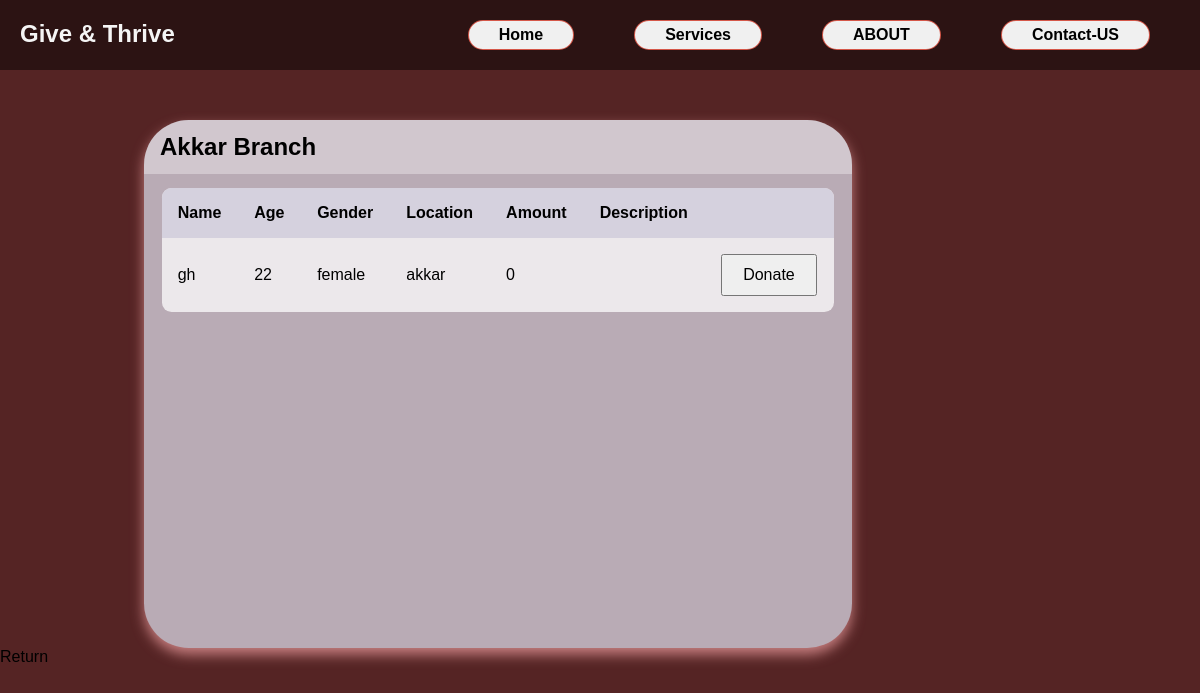
The page /phpcomponents/akkar/akkar.php on the database as committed earlier.
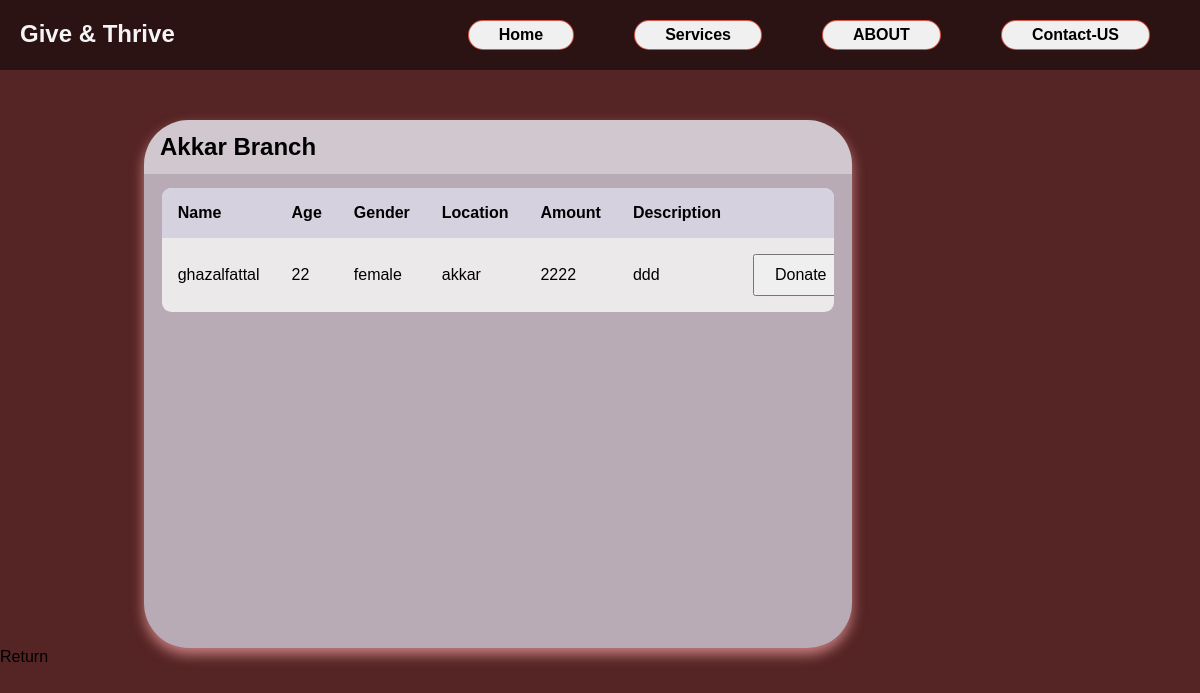
The same page on the database as committed later.
### tables this page shows
CREATE TABLE `addorphan` (
  `idorphan` int(50) NOT NULL,
  `nameorphan` varchar(50) NOT NULL,
  `age` int(50) NOT NULL,
  `gender` varchar(50) NOT NULL,
  `amount` int(255) NOT NULL,
  `description` text NOT NULL,
  `locationID` int(11) NOT NULL
);

CREATE TABLE `location` (
  `locationid` int(11) NOT NULL,
  `locationname` varchar(30) NOT NULL
);

### phpcomponents/akkar/akkar.php (the view, shortened to what this page needs)
<?php
$servername = "localhost";
$username = "root";
$password = "";
$databasename = "orphan";
$conn = mysqli_connect($servername, $username, $password, $databasename);
?>
<!DOCTYPE html>
<html lang="en">
<head>
    <link rel="stylesheet" href="./akkarr.css">
</head>
<body>
        <nav class="navbar">
            <h1 class="logo"> Give & Thrive</h1>
            <ul class="nav-links">
                <li class="active"></i><a href="/userPages/profileUser.php"></i>Home</a</li>
                <li class="active"></i><a href="#"></a>Services</li>
                <li class="active"></i><a href="#"></a></i>ABOUT</li>
                <li class="active"><a href="../contactform/contact.php">Contact-US</a></li>
            </ul>
        </nav>
        <div class="container">
            <div class="table">
    <main class="table">
        <section class="table__header">
            <h1>Akkar Branch </h1>
        </section>
        <section class="table__body">
            <table>
                <thead>
                    <tr>
                        <th> Name </th>
                        <th> age </th>
                        <th> gender </th>
                        <th> Location</a></th>
                        <th> amount</th>
                        <th>description</th>
                        <th></th>
                    </tr>
                </thead>
                <tbody>
                    <?php
                    $sql = "SELECT addorphan.*, location.locationname
                    FROM addorphan
                    JOIN location ON addorphan.locationID = location.locationid
                    WHERE addorphan.locationID = 2";
                     $res = mysqli_query($conn ,$sql);
                    while($row = mysqli_fetch_array($res)){
                        echo "<tr>";
                        echo "<td>".$row['nameorphan']."</td>";
                        echo "<td>".$row['age']."</td>";
                        echo "<td>".$row['gender']."</td>";
                        echo "<td>".$row['locationname']."</td>";
                        echo "<td>".$row['amount']."</td>";
                        echo "<td>".$row['description']."</td>";
                        echo "<td><a href ='../donation.php'><button style='font-size:16px; padding:10px 20px;'>Donate</button></a></td>";
                    }
                    ?></tbody>
            </table>
        </section>
</main>
</div>
<a href ="/userPages/profileUser.php">Return</a>
</body>
</html>

Rows that differ between the two databases and show on the page:
removed addorphan: nameorphan "gh", age "22", gender "female", locationID.locationname "akkar", amount "0"
added addorphan: nameorphan "ghazalfattal", age "22", gender "female", locationID.locationname "akkar", amount "2222", description "ddd"
